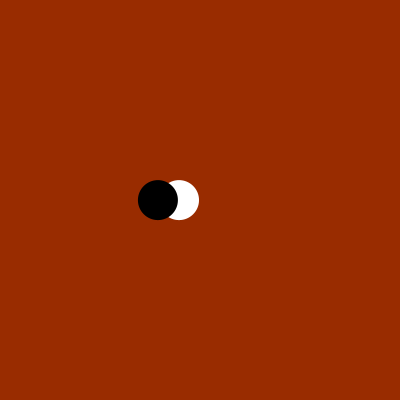
Frame 1 (no input)
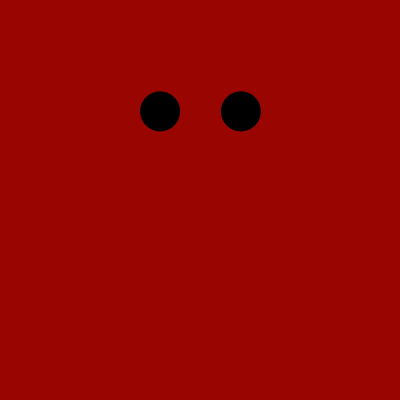
Frame 60 (the mouse pressed at the canvas centre just before this capture)
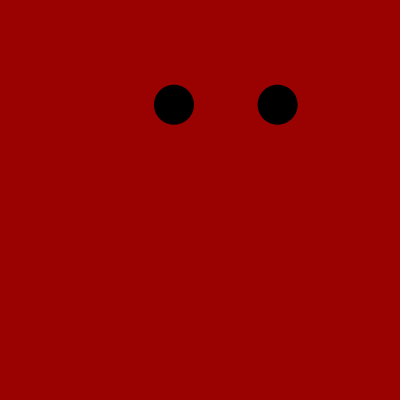
Frame 120 (the mouse held since frame 60 and released just before this capture)

The Processing sketch that drew these frames (run headless with seeded random() and noise(); from frame 60 on, the mouse is pressed at the canvas centre):

// Processing sketch: processing_122174
// ── processing_122174.pde

float counter=0;

void setup()
{
  size(400,400);
  noStroke();
  colorMode(HSB, 360, 100, 100);
}
void draw()
{
  float h = map(sin(counter), -1, 1, 0, 35);
  background(h, 100, 60);
  counter += 0.001;
  
  translate(width/2, height/2);
  
  pushMatrix();
  translate(cos(counter+45)*-40, sin(counter)*100);
  ellipse(0, 0, 40, 40);
  fill (0);
  popMatrix();
  
  pushMatrix();
  translate(cos(counter-45)*-80, sin(counter)*100);
  ellipse(0, 0, 40, 40);
  popMatrix();
  
  counter +=0.3;
}
